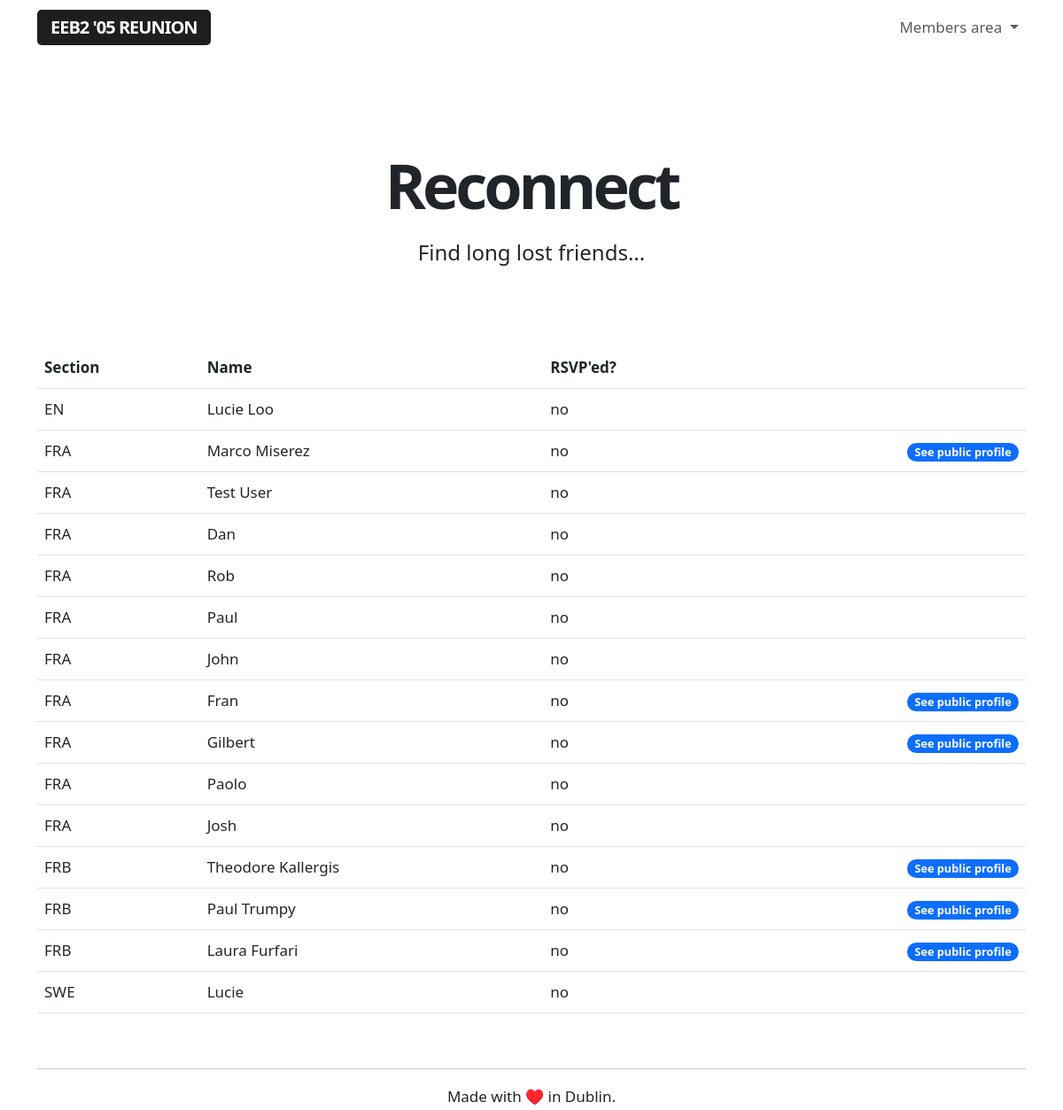
/reconnect (signed in), run on the app's committed database.
### app/models.py (models this page shows, shortened)
class Guest(db.Model):
    id = db.Column(db.Integer, primary_key=True)
    name = db.Column(db.String(64), index=True, unique=False)
    section = db.Column(db.String(64), index=True, unique=False)
    email = db.Column(db.String(120), index=True, unique=True)
    registered = db.Column(db.String(120), index=True, unique=False)
    rsvp = db.Column(db.String(64), index=True, unique=False)

### app/routes.py (the view)
@app.route('/reconnect', methods=['GET'])
@login_required
def reconnect():
    guests = Guest.query.order_by(Guest.section.asc())
    return render_template('reconnect.html', guests=guests)

### app/models.py (called while the page is built)
@login.user_loader
def load_user(id):
    return User.query.get(int(id))

### app/templates/reconnect.html
{% extends "base.html" %}
{% block content %}
<div class="title">
    <h1>Reconnect</h1>
    <h4>Find long lost friends...</h4>
</div>
<br>
<table class="table">
    <tr>
        <th>Section</th>
        <th>Name</th>
        <th>RSVP'ed?</th>
        <th> </th>
    </tr>
{% for guest in guests %}
    {% include '_publicguests.html' %}
{% endfor %}
</table>
{% endblock %}

### app/templates/_publicguests.html
<tr>
    <td>{{ guest.section }}</td>
    <td>{{ guest.name }}</td>
    <td>{{ guest.rsvp }}</td>
    <td>{% if guest.email %}
        <a href="{{ url_for('public', guestid=guest.id) }}" class="align-right"><span class="badge rounded-pill text-bg-primary">See public profile</span></a></td>
        {% endif %}
</tr>

### app/static/styles.css (style rules this page uses)
body { font-size: 17px !important; line-height: 30px !important; }
h1 { font-size: 70px !important; letter-spacing: -4px; text-align: center; font-weight: 800 !important; line-height: 75px !important; }
h4 { padding-bottom: 20px !important; font-weight: 300 !important; line-height: 35px !important; }
.align-right { margin-right: 0; margin-left: auto; display: table; }
.title h1 { margin-bottom: -20px !important; margin-top: 40px; }
.title h4 { padding-top: 40px !important; text-align: center !important; margin-bottom: 40px; }

### data on the page
Guest: section "EN", name "Lucie Loo", rsvp "no"
Guest: section "FRA", name "Marco Miserez", rsvp "no"
Guest: section "FRA", name "Test User", rsvp "no"
Guest: section "FRA", name "Dan", rsvp "no"
Guest: section "FRA", name "Rob", rsvp "no"
Guest: section "FRA", name "Paul", rsvp "no"
Guest: section "FRA", name "John", rsvp "no"
Guest: section "FRA", name "Fran", rsvp "no"
Guest: section "FRA", name "Gilbert", rsvp "no"
Guest: section "FRA", name "Paolo", rsvp "no"
Guest: section "FRA", name "Josh", rsvp "no"
Guest: section "FRB", name "Theodore Kallergis", rsvp "no"
Guest: section "FRB", name "Paul Trumpy", rsvp "no"
Guest: section "FRB", name "Laura Furfari", rsvp "no"
Guest: section "SWE", name "Lucie", rsvp "no"
